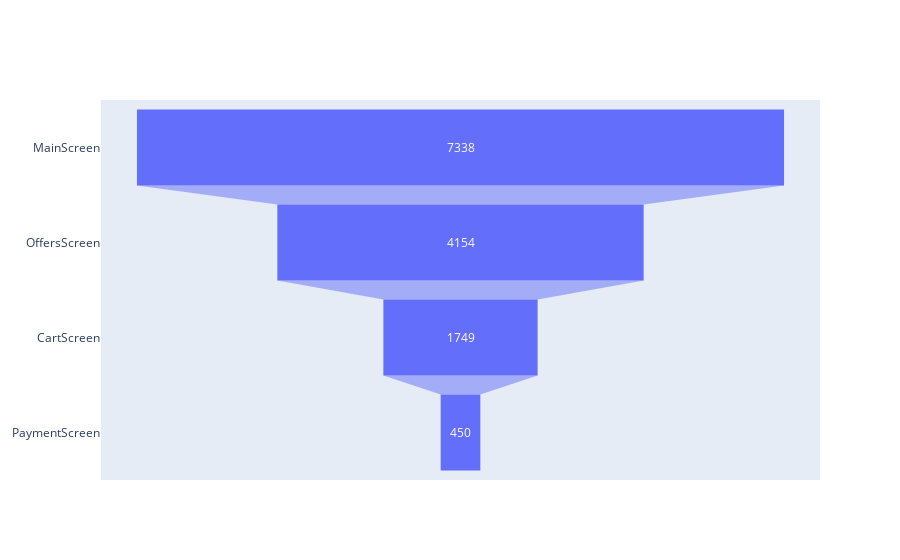

The cell this chart's notebook holds for it:
### Code cell
fig = go.Figure(go.Funnel(
    y = sequence_views['event_name'],
    x = sequence_views['n_users']
    ))
fig.show()

### Figure 1 — Plotly figure (JSON) as saved in the notebook; plotly's stock layout.template omitted (floating-point values rounded to 4 significant figures)
{"data": [{"type": "funnel", "x": [7338, 4154, 1749, 450], "y": ["MainScreen", "OffersScreen", "CartScreen", "PaymentScreen"]}], "layout": {}}
